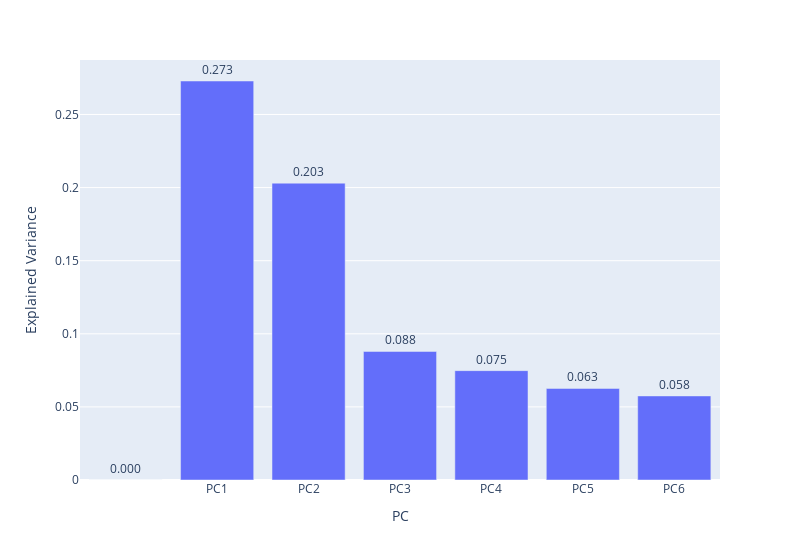

Notebook cell for this chart:
### Markdown cell above
Now we can generate the scree plot.

### Code cell
fig=px.bar(df_explained_variance,x='PC', y='Explained Variance', text='Explained Variance', width=800)
fig.update_traces(texttemplate='%{text:.3f}', textposition='outside')
fig.show()

### Figure 1 — Plotly figure (JSON) as saved in the notebook; plotly's stock layout.template omitted (floating-point values rounded to 4 significant figures)
{"data": [{"alignmentgroup": "True", "hovertemplate": "PC=%{x}<br>Explained Variance=%{text}<extra></extra>", "legendgroup": "", "marker": {"color": "#636efa"}, "name": "", "offsetgroup": "", "orientation": "v", "showlegend": false, "text": [0, 0.2729, 0.203, 0.08792, 0.0748, 0.06263, 0.0575], "textposition": "outside", "texttemplate": "%{text:.3f}", "type": "bar", "x": ["", "PC1", "PC2", "PC3", "PC4", "PC5", "PC6"], "xaxis": "x", "y": [0, 0.2729, 0.203, 0.08792, 0.0748, 0.06263, 0.0575], "yaxis": "y"}], "layout": {"barmode": "relative", "legend": {"tracegroupgap": 0}, "margin": {"t": 60}, "width": 800, "xaxis": {"anchor": "y", "domain": [0, 1], "title": {"text": "PC"}}, "yaxis": {"anchor": "x", "domain": [0, 1], "title": {"text": "Explained Variance"}}}}
